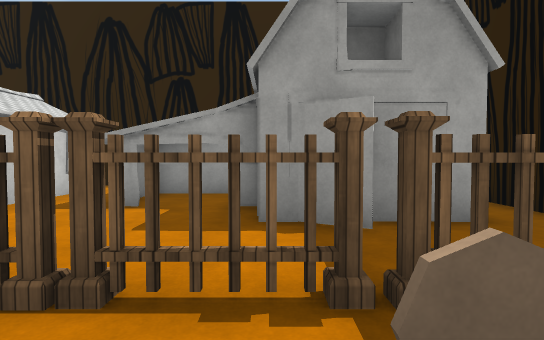
view 1 (above)

20 first-person views from a walk through a Unity game level. The camera is 1.4 m above the floor, tilts 2° down and sees 80° across. The floor is counted in squares, 2 m on a side. Each view is taken from the middle of a square. On the plan, view 1 faces up. The plan holds only what a view shows up to about 10 squares ahead; the rest is blank. The place goes on beyond the plan. The player is left out. Some animated figures are left out. Some surface patterns are stand-ins.

view 2
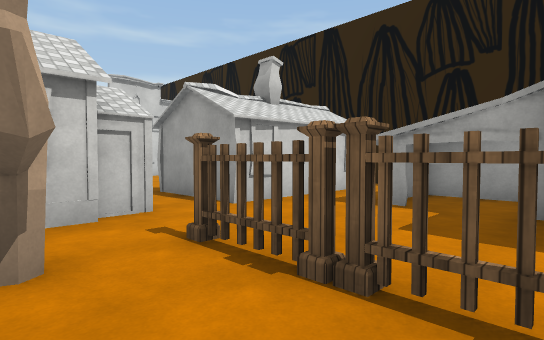

view 3
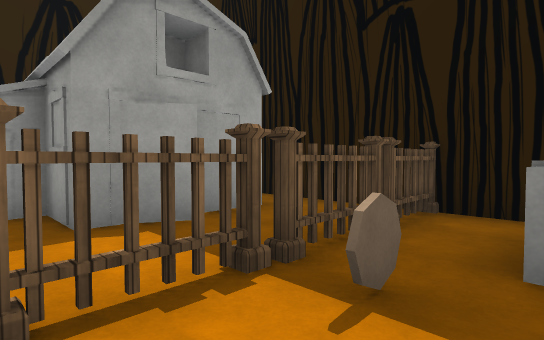

view 4
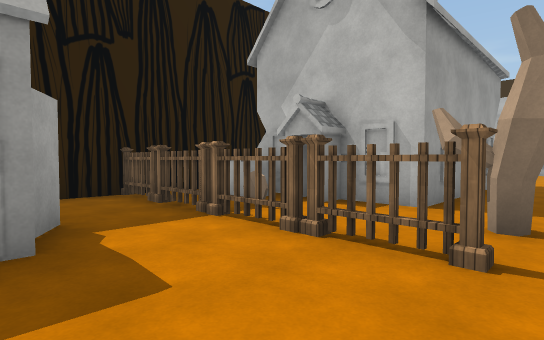

view 5
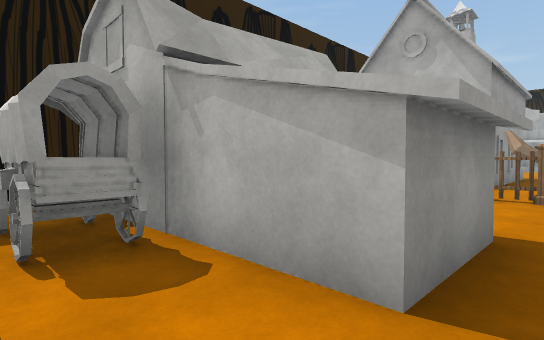

view 6
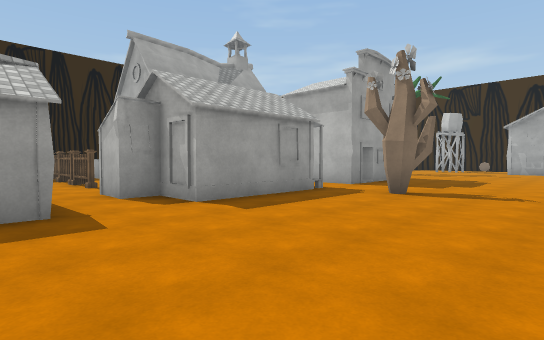

view 7
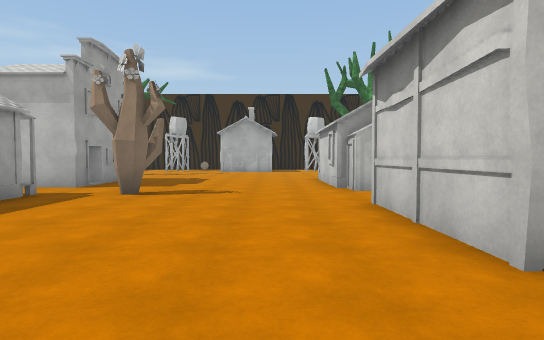

view 8
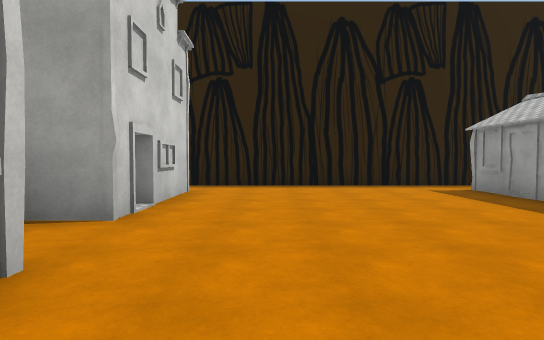

view 9
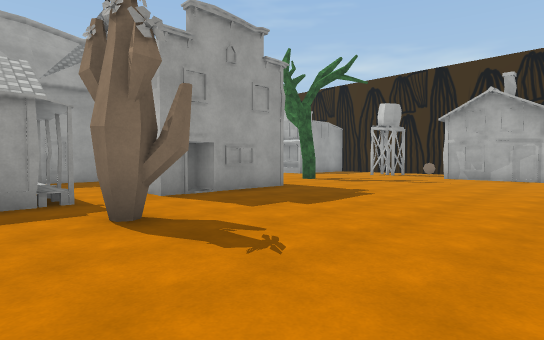

view 10
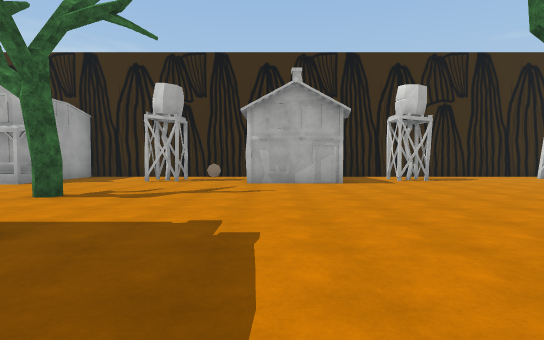

view 11
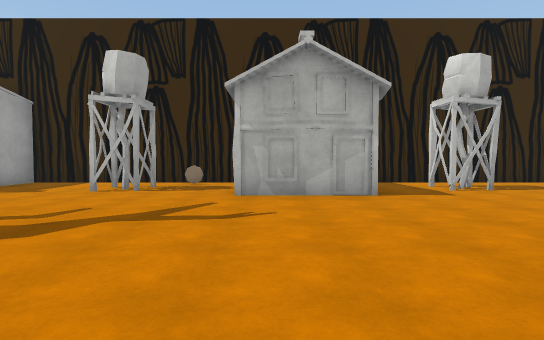

view 12
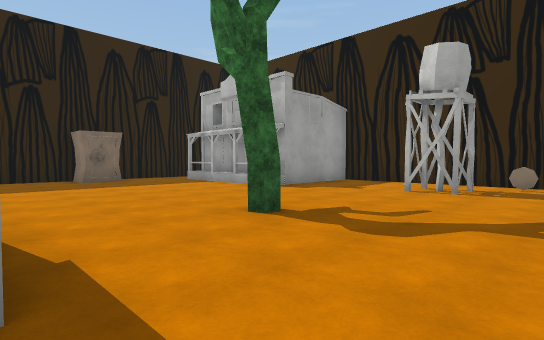

view 13
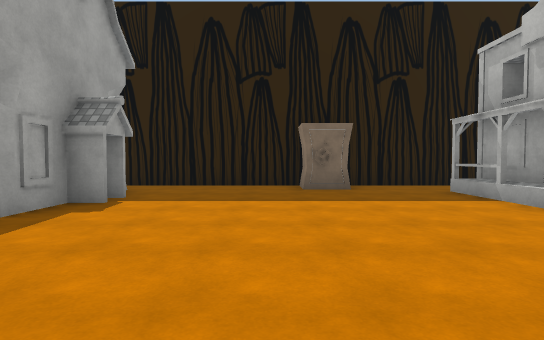

view 14
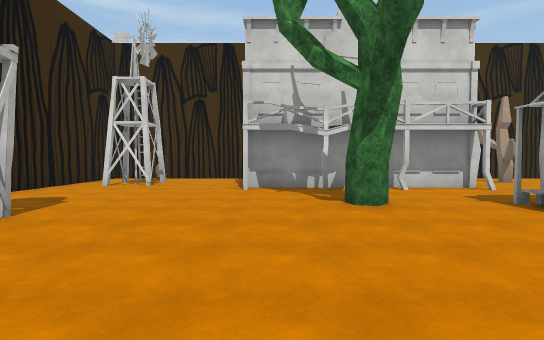

view 15
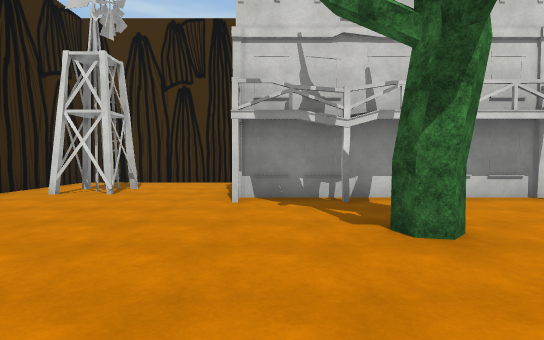

view 16
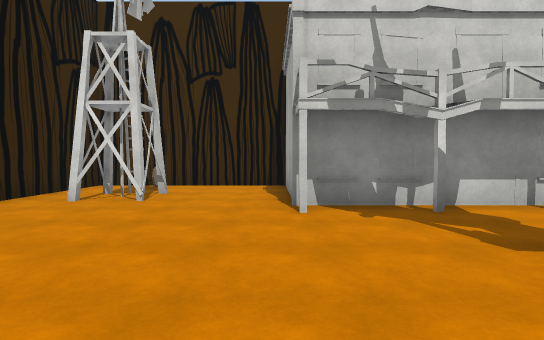

view 17
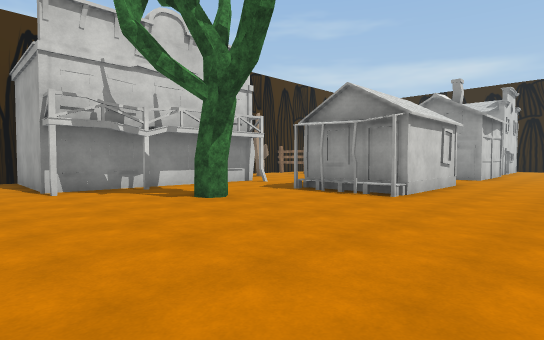

view 18
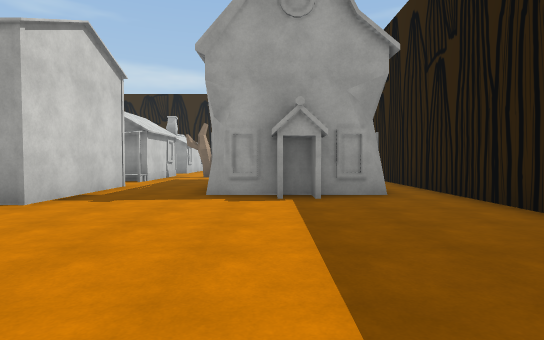

view 19
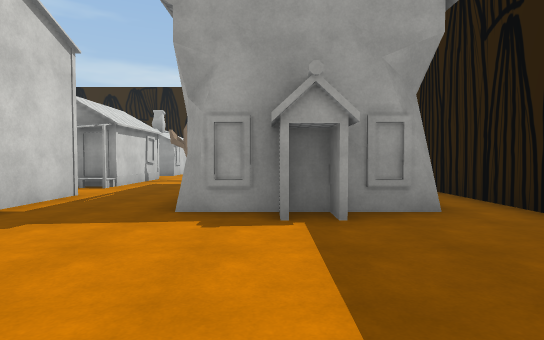

view 20
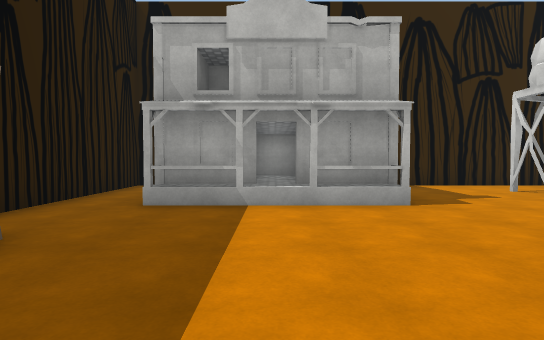

### Floor plan
Key: @ floor where view 1 was taken; # wall or solid block; . floor; / step, stairs or slope; ^ raised ledge; H house; B barn; F fence; C cactus; W wagon; I windmill; O other object.
Columns run from 22 left of view 1 to 4 right of it. Each row starts with its distance up from view 1.
  9          ##########
  8          ........  .....
  7          #......# H.BBWW  #
  6          #......###.B.#   #
  5         ##......###.B.#  .#
  4         #H......###...#B#.#
  3          ..............B..#
  2          #..........FFFFFF#
  1        H H......###....O..#
  0        H H......###.C.@.O.#
 -1          #......###..#### #
 -2          .......H##..#    #
 -3          #....C......#   .#
 -4    C.    H......H##..#   .#
 -5    ...   #......###..####.#
 -6     #..  #......###...#...#
 -7     #..#//......###.......#
 -8     #.....................#
 -9     #.....................#
-10     #..O.........O.......O#
-11 #####.....................#
-12 #....#....................#
-13 #..........H........^^^^#.#
-14 #........O.H  ..OO..##^##.#
-15 #O.I....OO.H  ..O...##^  .#
-16 #..........   .O....###  .#
-17 ###########   #######    ##

Where each view was taken, in squares from view 1:
view 1: 0 up, 0 right, facing up
view 2: 0 up, 0 right, facing up-left
view 3: 0 up, 1 left, facing up-right
view 4: 4 up, 3 left, facing down-right
view 5: 8 up, 3 left, facing down-right
view 6: 4 up, 11 left, facing down-right
view 7: 4 up, 11 left, facing down
view 8: 0 up, 11 left, facing up
view 9: 1 down, 12 left, facing down-right
view 10: 4 down, 9 left, facing down
view 11: 7 down, 9 left, facing down
view 12: 7 down, 8 left, facing down-right
view 13: 9 down, 5 left, facing right
view 14: 11 down, 10 left, facing left
view 15: 11 down, 12 left, facing left
view 16: 12 down, 13 left, facing left
view 17: 13 down, 10 left, facing up-left
view 18: 12 down, 0 right, facing up
view 19: 10 down, 0 right, facing up
view 20: 8 down, 0 right, facing down
